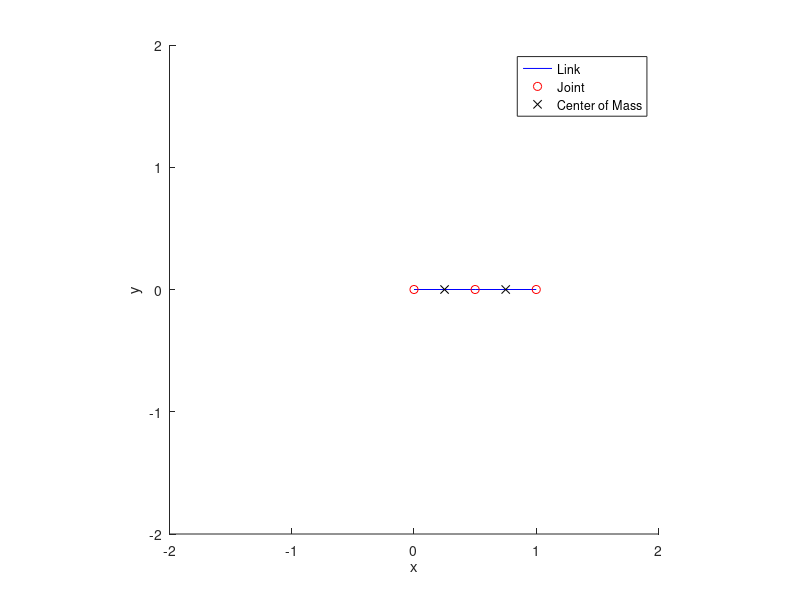

Write the MATLAB code that produced this figure. (Note: this script raises an error after producing the figure.)
function RNE()
clc
clear all
close all

figure;
hold on;
h1 = plot3(0,0,0, 'b');   % The link
h2 = plot3(0,0,0, 'or');  % The joint/end-effector
h3 = plot3(0,0,0, 'xk');  % The center of mass
xlabel('x')
ylabel('y')
zlabel('z')
view([0 0 1]);
axis equal;
xlim([-2 2]);
ylim([-2 2]);
zlim([-0.5 0.5]);
legend('Link', 'Joint', 'Center of Mass')

% -------------------------------------------------------------------------
% Define the DH parameters
N_DOFS = 2;
dh.theta = [0 0];
dh.alpha = [0 pi/2];
dh.offset = [0 0];
dh.d = [0 0.5];
dh.a = [0.5 0.5];
dh.type = ['r' 'p'];

% -------------------------------------------------------------------------
% Rigid body paramaters: inertia, mass, and cener of mass
rb.I =  repmat(eye(3), 1, 1, N_DOFS);
rb.m = [1 1];
% In standard DH, COM is mesured respect to its end-effector (using local
% frame). When COM is [0 0 0]', it means the COM is located exactly at the
% end-effector. Therefore, COM usually has negative values, which means the
% COM is behind the end-effector
rb.r = [-0.25 0 0; -0.25 0 0]';

% -------------------------------------------------------------------------
% Arbitrary trajectory as the inputs: joint position, velocity, and 
% acceleration
ts = 0.001;
time_span = 0:ts:1;
qc = [pi/3*sin(2*pi*1*time_span)' pi/3*sin(2*pi*1*time_span)' pi/3*sin(2*pi*1*time_span)'];
qcdot = gradient(qc', ts)';
qcddot = gradient(qcdot', ts)';

% -------------------------------------------------------------------------
% Kinematic simulation, optional, for visualization purpose!   
% End-effector position, form the base which is located at [0 0 0]'
EE = zeros(3, N_DOFS+1);
COM = zeros(3, N_DOFS);    
for k = 1 : length(time_span)  
    for i = 1 : 1 : N_DOFS
        T = calc_transformation(0, i, dh, qc(k,:));
        EE(:,i+1) = T(1:3,4);
        COM(:,i) = EE(:,i+1) + T(1:3,1:3) * rb.r(:,i);
    end
    
    % Draw the robot
    set(h1, 'XData', EE(1, :), 'YData', EE(2, :),'ZData', EE(3, :));
    set(h2, 'XData', EE(1, :), 'YData', EE(2, :),'ZData', EE(3, :));
    set(h3, 'XData', COM(1, :), 'YData', COM(2, :),'ZData', COM(3, :));
    drawnow;
end

% -------------------------------------------------------------------------
% Here we go!
Q = invdyn(dh, rb, qc, qcdot, qcddot, [0; -9.8; 0]);

% ------------------------------------------------------------------------
% Plotting
figure;
hold on;
plot(time_span, Q(1,:), 'b');
plot(time_span, Q(2,:), 'r');
plot(time_span, Q(3,:), 'g');

% -------------------------------------------------------------------------
% % For validation purpose, using RVC Toolbox for comparison
% % Disable these lines below if you don't want to try Peter Corkee's RVC 
% % toolbox
% L(1) = Revolute('d', 0, 'a', 0.5, 'alpha', 0, ...
%     'm', rb.m(1), 'I', rb.I(:,:,1), 'r',  rb.r(:,1));
% L(2) = Revolute('d', 0, 'a', 0.5, 'alpha', 0, ...
%     'm', rb.m(2), 'I', rb.I(:,:,2), 'r', rb.r(:,2));
% L(3) = Revolute('d', 0, 'a', 0.5, 'alpha', 0, ...
%     'm', rb.m(3), 'I', rb.I(:,:,3), 'r', rb.r(:,3));
% 
% threelink = SerialLink(L, 'name', 'two link');
% threelink.gravity = [0; -9.8; 0];
% torque_by_rvc_toolbox = threelink.rne(qc, qcdot, qcddot);
% plot(time_span, torque_by_rvc_toolbox(:,1), '-.b', 'LineWidth', 2);
% plot(time_span, torque_by_rvc_toolbox(:,2), '-.r', 'LineWidth', 2);
% plot(time_span, torque_by_rvc_toolbox(:,3), '-.g', 'LineWidth', 2);
% 
% legend('Torque 1', 'Torque 2', 'Torque 3', ...
%     'Torque 1 by RVC', 'Torque 2 by RVC', 'Torque 3 by RVC');

end

% -------------------------------------------------------------------------
function Q = invdyn(dh, rb, qc, qcdot, qcddot, grav)
% Inverse dynamic with recursive Newton-Euler

if nargin < 6
    grav = [0;0;0];
end

z0 = [0; 0; 1];

for k = 1 : length(qc)  
    q = qc(k, :);
    qdot = qcdot(k, :);
    qddot = qcddot(k, :);

    N_DOFS = length(q);
    
    % ---------------------------------------------------------------------
    % Forward recursion
    for i = 1 : N_DOFS
        T = calc_transformation(i-1, i, dh, q);
        R = T(1:3, 1:3);
        p = [dh.a(i); dh.d(i)*sin(dh.alpha(i)); dh.d(i)*cos(dh.alpha(i))];
        
        if i > 1
            w(:, i) =  R'*(w(:, i-1) + z0.*qdot(i));
            wdot(:, i) = R'*(wdot(:, i-1) +  z0.*qddot(i) + ...
                cross(w(:, i-1), z0.*qdot(i)));
            vdot(:,i) = R'*vdot(:,i-1) + cross(wdot(:,i), p) + ...
                cross(w(:,i), cross(w(:,i),p));
        else
            w(:, i) =  R'*(z0.*qdot(i));
            wdot(:, i) = R'*(z0.*qddot(i));
            vdot(:,i) = R'*grav + cross(wdot(:,i), p) + ...
                cross(w(:,i), cross(w(:,i),p));
        end
    end
    
    % Dynamic simulation
    % Backward recursion
    for i = N_DOFS:-1:1
        p = [dh.a(i); dh.d(i)*sin(dh.alpha(i)); dh.d(i)*cos(dh.alpha(i))];
        
        vcdot = vdot(:,i) + cross(wdot(:,i),rb.r(:,i)) + ...
            cross(w(:,i),cross(w(:,i),rb.r(:,i)));
        
        F = rb.m(i)*vcdot;
        N = rb.I(:,:,i)*wdot(:,i)+cross(w(:,i),rb.I(:,:,i)*w(:,1));
        
        if i < N_DOFS
            T = calc_transformation(i, i+1, dh, q);
            R = T(1:3, 1:3);
            n(:,i) = R*(n(:,i+1) + cross(R'*p, f(:,i+1))) + ...
                cross(rb.r(:,i)+p,F) + N;
            f(:,i) = R*f(:,i+1) + F;
        else
            n(:,i) = cross(rb.r(:,i)+p,F) + N;
            f(:,i) = F;
        end
        
        T = calc_transformation(i-1, i, dh, q);
        R = T(1:3, 1:3);
        
        if dh.type(i) == 't'
            Q(i,k) = f(:,i)'*R'*z0;
        elseif dh.type(i) == 'r'
            Q(i,k) = n(:,i)'*R'*z0;
        end
    end
end
end

% -------------------------------------------------------------------------
function  T = calc_transformation(from, to, dh, qc)
% Transformation from one joint to another joint
% 0<=from<N_DOFS
% 0<to<=N_DOFS

T = eye(4);
N_DOFS = length(qc);

% Sanity check
if (from >= N_DOFS) || (from < 0) || (to <= 0) || (to >  N_DOFS)
    return;
end

for i = from+1 : to
    if dh.type(i) == 'r'
        dh.theta(i) = qc(i);
    elseif dh.type(i) == 'p'
        dh.d(i) = qc(i);
    end
    
    ct = cos(dh.theta(i) + dh.offset(i));
    st = sin(dh.theta(i) + dh.offset(i));
    ca = cos(dh.alpha(i));
    sa = sin(dh.alpha(i));
    
    T = T * [ ct    -st*ca   st*sa     dh.a(i)*ct ; ...
              st    ct*ca    -ct*sa    dh.a(i)*st ; ...
              0     sa       ca        dh.d(i)    ; ...
              0     0        0         1          ];
end

end
